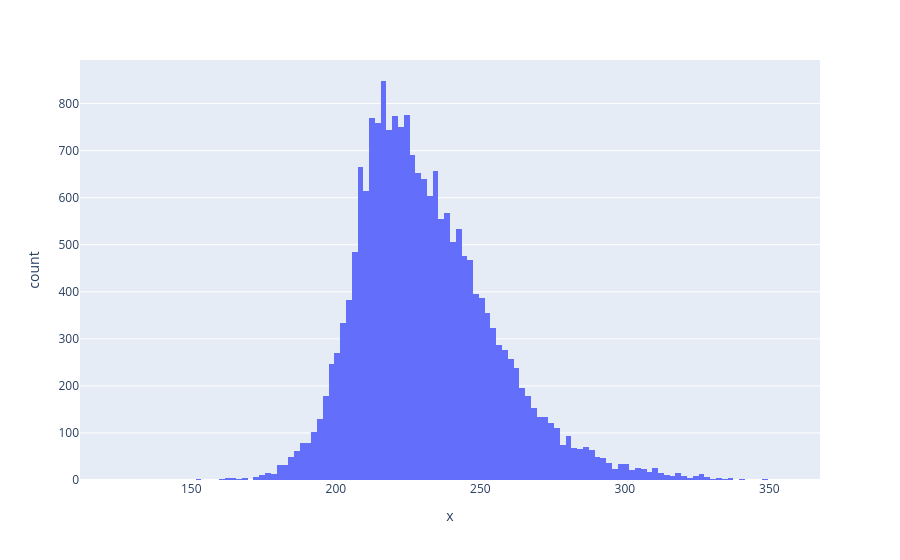

Notebook cell for this chart:
### Code cell
sims_hist = px.histogram(x = seat_sims, nbins=np.unique(seat_sims).shape[0], histnorm='percent')
sims_hist

### Figure 1 — Plotly figure (JSON) as saved in the notebook; plotly's stock layout.template omitted (floating-point values rounded to 4 significant figures; data arrays with more than 128 entries replaced by an {"elided": "..."} marker saying what was removed)
{"data": [{"bingroup": "x", "hovertemplate": "x=%{x}<br>count=%{y}<extra></extra>", "legendgroup": "", "marker": {"color": "#636efa", "pattern": {"shape": ""}}, "name": "", "nbinsx": 189, "orientation": "v", "showlegend": false, "type": "histogram", "x": {"elided": "20000 int values"}, "xaxis": "x", "yaxis": "y"}], "layout": {"barmode": "relative", "legend": {"tracegroupgap": 0}, "margin": {"t": 60}, "xaxis": {"anchor": "y", "domain": [0, 1], "title": {"text": "x"}}, "yaxis": {"anchor": "x", "domain": [0, 1], "title": {"text": "count"}}}}
